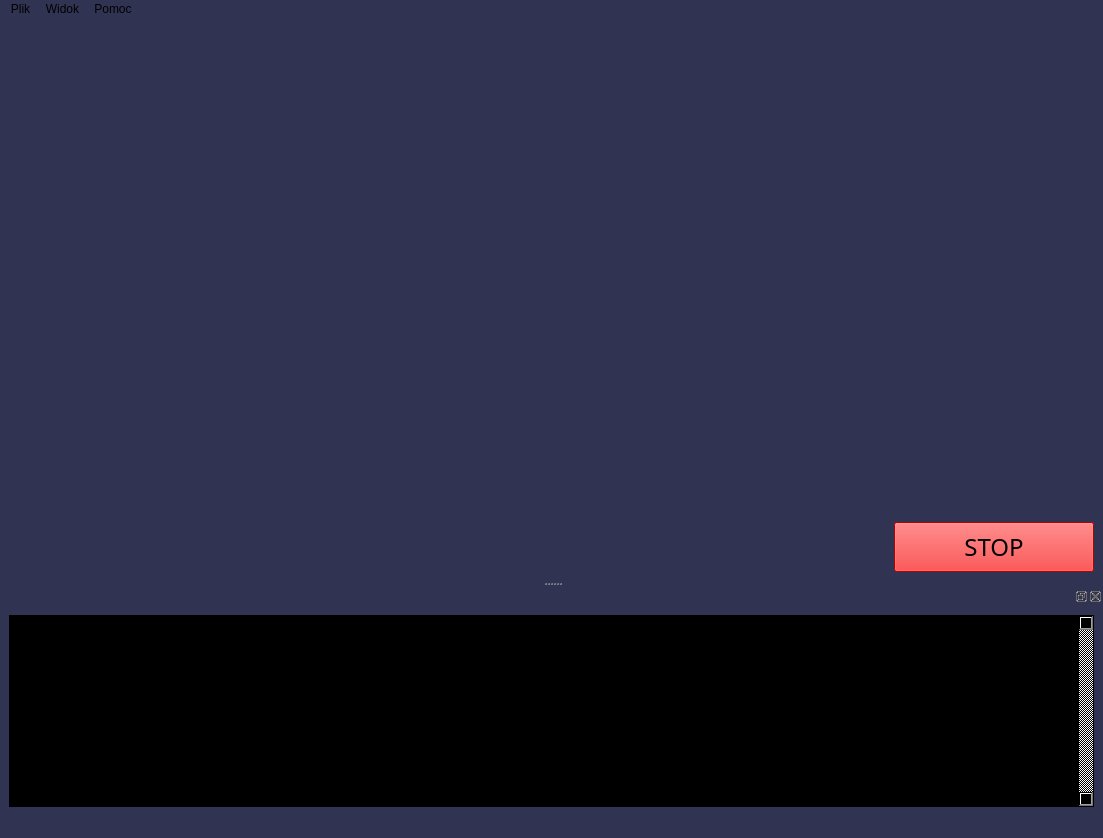
<?xml version="1.0" encoding="UTF-8"?>
<ui version="4.0">
 <class>MainWindow</class>
 <widget class="QMainWindow" name="MainWindow">
  <property name="geometry">
   <rect>
    <x>0</x>
    <y>0</y>
    <width>1103</width>
    <height>838</height>
   </rect>
  </property>
  <property name="sizePolicy">
   <sizepolicy hsizetype="Fixed" vsizetype="Fixed">
    <horstretch>0</horstretch>
    <verstretch>0</verstretch>
   </sizepolicy>
  </property>
  <property name="palette">
   <palette>
    <active>
     <colorrole role="Button">
      <brush brushstyle="SolidPattern">
       <color alpha="255">
        <red>49</red>
        <green>51</green>
        <blue>83</blue>
       </color>
      </brush>
     </colorrole>
     <colorrole role="Base">
      <brush brushstyle="SolidPattern">
       <color alpha="255">
        <red>49</red>
        <green>51</green>
        <blue>83</blue>
       </color>
      </brush>
     </colorrole>
     <colorrole role="Window">
      <brush brushstyle="SolidPattern">
       <color alpha="255">
        <red>49</red>
        <green>51</green>
        <blue>83</blue>
       </color>
      </brush>
     </colorrole>
     <colorrole role="Highlight">
      <brush brushstyle="SolidPattern">
       <color alpha="255">
        <red>0</red>
        <green>0</green>
        <blue>127</blue>
       </color>
      </brush>
     </colorrole>
     <colorrole role="AlternateBase">
      <brush brushstyle="SolidPattern">
       <color alpha="255">
        <red>0</red>
        <green>0</green>
        <blue>127</blue>
       </color>
      </brush>
     </colorrole>
    </active>
    <inactive>
     <colorrole role="Button">
      <brush brushstyle="SolidPattern">
       <color alpha="255">
        <red>49</red>
        <green>51</green>
        <blue>83</blue>
       </color>
      </brush>
     </colorrole>
     <colorrole role="Base">
      <brush brushstyle="SolidPattern">
       <color alpha="255">
        <red>49</red>
        <green>51</green>
        <blue>83</blue>
       </color>
      </brush>
     </colorrole>
     <colorrole role="Window">
      <brush brushstyle="SolidPattern">
       <color alpha="255">
        <red>49</red>
        <green>51</green>
        <blue>83</blue>
       </color>
      </brush>
     </colorrole>
     <colorrole role="Highlight">
      <brush brushstyle="SolidPattern">
       <color alpha="255">
        <red>0</red>
        <green>0</green>
        <blue>127</blue>
       </color>
      </brush>
     </colorrole>
     <colorrole role="AlternateBase">
      <brush brushstyle="SolidPattern">
       <color alpha="255">
        <red>0</red>
        <green>0</green>
        <blue>127</blue>
       </color>
      </brush>
     </colorrole>
    </inactive>
    <disabled>
     <colorrole role="Button">
      <brush brushstyle="SolidPattern">
       <color alpha="255">
        <red>49</red>
        <green>51</green>
        <blue>83</blue>
       </color>
      </brush>
     </colorrole>
     <colorrole role="Base">
      <brush brushstyle="SolidPattern">
       <color alpha="255">
        <red>49</red>
        <green>51</green>
        <blue>83</blue>
       </color>
      </brush>
     </colorrole>
     <colorrole role="Window">
      <brush brushstyle="SolidPattern">
       <color alpha="255">
        <red>49</red>
        <green>51</green>
        <blue>83</blue>
       </color>
      </brush>
     </colorrole>
     <colorrole role="Highlight">
      <brush brushstyle="SolidPattern">
       <color alpha="255">
        <red>0</red>
        <green>0</green>
        <blue>127</blue>
       </color>
      </brush>
     </colorrole>
     <colorrole role="AlternateBase">
      <brush brushstyle="SolidPattern">
       <color alpha="255">
        <red>0</red>
        <green>0</green>
        <blue>127</blue>
       </color>
      </brush>
     </colorrole>
    </disabled>
   </palette>
  </property>
  <property name="windowTitle">
   <string>Propeller Dynamometer</string>
  </property>
  <property name="windowIcon">
   <iconset>
    <normaloff>Zrzuty/PP_logo_jasne.png</normaloff>Zrzuty/PP_logo_jasne.png</iconset>
  </property>
  <property name="styleSheet">
   <string notr="true">background-color: rgb(49, 51, 83);
selection-background-color: rgb(0, 0, 127);
alternate-background-color: rgb(0, 0, 127);</string>
  </property>
  <widget class="QWidget" name="centralwidget">
   <layout class="QGridLayout" name="gridLayout">
    <property name="sizeConstraint">
     <enum>QLayout::SetDefaultConstraint</enum>
    </property>
    <item row="0" column="0">
     <spacer name="verticalSpacer">
      <property name="orientation">
       <enum>Qt::Vertical</enum>
      </property>
      <property name="sizeHint" stdset="0">
       <size>
        <width>20</width>
        <height>40</height>
       </size>
      </property>
     </spacer>
    </item>
    <item row="2" column="1">
     <widget class="QPushButton" name="stopButton">
      <property name="sizePolicy">
       <sizepolicy hsizetype="Minimum" vsizetype="Minimum">
        <horstretch>0</horstretch>
        <verstretch>0</verstretch>
       </sizepolicy>
      </property>
      <property name="minimumSize">
       <size>
        <width>200</width>
        <height>50</height>
       </size>
      </property>
      <property name="maximumSize">
       <size>
        <width>200</width>
        <height>50</height>
       </size>
      </property>
      <property name="palette">
       <palette>
        <active>
         <colorrole role="Button">
          <brush brushstyle="SolidPattern">
           <color alpha="255">
            <red>255</red>
            <green>0</green>
            <blue>0</blue>
           </color>
          </brush>
         </colorrole>
         <colorrole role="Base">
          <brush brushstyle="SolidPattern">
           <color alpha="255">
            <red>255</red>
            <green>0</green>
            <blue>0</blue>
           </color>
          </brush>
         </colorrole>
         <colorrole role="Window">
          <brush brushstyle="SolidPattern">
           <color alpha="255">
            <red>255</red>
            <green>0</green>
            <blue>0</blue>
           </color>
          </brush>
         </colorrole>
         <colorrole role="Highlight">
          <brush brushstyle="SolidPattern">
           <color alpha="255">
            <red>0</red>
            <green>0</green>
            <blue>127</blue>
           </color>
          </brush>
         </colorrole>
         <colorrole role="AlternateBase">
          <brush brushstyle="SolidPattern">
           <color alpha="255">
            <red>0</red>
            <green>0</green>
            <blue>127</blue>
           </color>
          </brush>
         </colorrole>
        </active>
        <inactive>
         <colorrole role="Button">
          <brush brushstyle="SolidPattern">
           <color alpha="255">
            <red>255</red>
            <green>0</green>
            <blue>0</blue>
           </color>
          </brush>
         </colorrole>
         <colorrole role="Base">
          <brush brushstyle="SolidPattern">
           <color alpha="255">
            <red>255</red>
            <green>0</green>
            <blue>0</blue>
           </color>
          </brush>
         </colorrole>
         <colorrole role="Window">
          <brush brushstyle="SolidPattern">
           <color alpha="255">
            <red>255</red>
            <green>0</green>
            <blue>0</blue>
           </color>
          </brush>
         </colorrole>
         <colorrole role="Highlight">
          <brush brushstyle="SolidPattern">
           <color alpha="255">
            <red>0</red>
            <green>0</green>
            <blue>127</blue>
           </color>
          </brush>
         </colorrole>
         <colorrole role="AlternateBase">
          <brush brushstyle="SolidPattern">
           <color alpha="255">
            <red>0</red>
            <green>0</green>
            <blue>127</blue>
           </color>
          </brush>
         </colorrole>
        </inactive>
        <disabled>
         <colorrole role="Button">
          <brush brushstyle="SolidPattern">
           <color alpha="255">
            <red>255</red>
            <green>0</green>
            <blue>0</blue>
           </color>
          </brush>
         </colorrole>
         <colorrole role="Base">
          <brush brushstyle="SolidPattern">
           <color alpha="255">
            <red>255</red>
            <green>0</green>
            <blue>0</blue>
           </color>
          </brush>
         </colorrole>
         <colorrole role="Window">
          <brush brushstyle="SolidPattern">
           <color alpha="255">
            <red>255</red>
            <green>0</green>
            <blue>0</blue>
           </color>
          </brush>
         </colorrole>
         <colorrole role="Highlight">
          <brush brushstyle="SolidPattern">
           <color alpha="255">
            <red>0</red>
            <green>0</green>
            <blue>127</blue>
           </color>
          </brush>
         </colorrole>
         <colorrole role="AlternateBase">
          <brush brushstyle="SolidPattern">
           <color alpha="255">
            <red>0</red>
            <green>0</green>
            <blue>127</blue>
           </color>
          </brush>
         </colorrole>
        </disabled>
       </palette>
      </property>
      <property name="font">
       <font>
        <family>Arial Black</family>
        <pointsize>18</pointsize>
       </font>
      </property>
      <property name="layoutDirection">
       <enum>Qt::LeftToRight</enum>
      </property>
      <property name="autoFillBackground">
       <bool>false</bool>
      </property>
      <property name="styleSheet">
       <string notr="true">background-color: rgb(255, 0, 0);</string>
      </property>
      <property name="text">
       <string>STOP</string>
      </property>
     </widget>
    </item>
    <item row="2" column="0">
     <spacer name="horizontalSpacer_2">
      <property name="orientation">
       <enum>Qt::Horizontal</enum>
      </property>
      <property name="sizeHint" stdset="0">
       <size>
        <width>40</width>
        <height>20</height>
       </size>
      </property>
     </spacer>
    </item>
   </layout>
  </widget>
  <widget class="QMenuBar" name="menubar">
   <property name="geometry">
    <rect>
     <x>0</x>
     <y>0</y>
     <width>1103</width>
     <height>26</height>
    </rect>
   </property>
   <widget class="QMenu" name="menuPlik">
    <property name="title">
     <string>Plik</string>
    </property>
   </widget>
   <widget class="QMenu" name="menuPomoc">
    <property name="title">
     <string>Pomoc</string>
    </property>
   </widget>
   <widget class="QMenu" name="menuWidok">
    <property name="title">
     <string>Widok</string>
    </property>
   </widget>
   <addaction name="menuPlik"/>
   <addaction name="menuWidok"/>
   <addaction name="menuPomoc"/>
  </widget>
  <widget class="QDockWidget" name="dockWidget">
   <property name="sizePolicy">
    <sizepolicy hsizetype="Preferred" vsizetype="Preferred">
     <horstretch>0</horstretch>
     <verstretch>0</verstretch>
    </sizepolicy>
   </property>
   <property name="palette">
    <palette>
     <active>
      <colorrole role="Button">
       <brush brushstyle="SolidPattern">
        <color alpha="255">
         <red>49</red>
         <green>51</green>
         <blue>83</blue>
        </color>
       </brush>
      </colorrole>
      <colorrole role="Base">
       <brush brushstyle="SolidPattern">
        <color alpha="255">
         <red>49</red>
         <green>51</green>
         <blue>83</blue>
        </color>
       </brush>
      </colorrole>
      <colorrole role="Window">
       <brush brushstyle="SolidPattern">
        <color alpha="255">
         <red>49</red>
         <green>51</green>
         <blue>83</blue>
        </color>
       </brush>
      </colorrole>
      <colorrole role="Highlight">
       <brush brushstyle="SolidPattern">
        <color alpha="255">
         <red>0</red>
         <green>0</green>
         <blue>127</blue>
        </color>
       </brush>
      </colorrole>
      <colorrole role="AlternateBase">
       <brush brushstyle="SolidPattern">
        <color alpha="255">
         <red>0</red>
         <green>0</green>
         <blue>127</blue>
        </color>
       </brush>
      </colorrole>
     </active>
     <inactive>
      <colorrole role="Button">
       <brush brushstyle="SolidPattern">
        <color alpha="255">
         <red>49</red>
         <green>51</green>
         <blue>83</blue>
        </color>
       </brush>
      </colorrole>
      <colorrole role="Base">
       <brush brushstyle="SolidPattern">
        <color alpha="255">
         <red>49</red>
         <green>51</green>
         <blue>83</blue>
        </color>
       </brush>
      </colorrole>
      <colorrole role="Window">
       <brush brushstyle="SolidPattern">
        <color alpha="255">
         <red>49</red>
         <green>51</green>
         <blue>83</blue>
        </color>
       </brush>
      </colorrole>
      <colorrole role="Highlight">
       <brush brushstyle="SolidPattern">
        <color alpha="255">
         <red>0</red>
         <green>0</green>
         <blue>127</blue>
        </color>
       </brush>
      </colorrole>
      <colorrole role="AlternateBase">
       <brush brushstyle="SolidPattern">
        <color alpha="255">
         <red>0</red>
         <green>0</green>
         <blue>127</blue>
        </color>
       </brush>
      </colorrole>
     </inactive>
     <disabled>
      <colorrole role="Button">
       <brush brushstyle="SolidPattern">
        <color alpha="255">
         <red>49</red>
         <green>51</green>
         <blue>83</blue>
        </color>
       </brush>
      </colorrole>
      <colorrole role="Base">
       <brush brushstyle="SolidPattern">
        <color alpha="255">
         <red>49</red>
         <green>51</green>
         <blue>83</blue>
        </color>
       </brush>
      </colorrole>
      <colorrole role="Window">
       <brush brushstyle="SolidPattern">
        <color alpha="255">
         <red>49</red>
         <green>51</green>
         <blue>83</blue>
        </color>
       </brush>
      </colorrole>
      <colorrole role="Highlight">
       <brush brushstyle="SolidPattern">
        <color alpha="255">
         <red>0</red>
         <green>0</green>
         <blue>127</blue>
        </color>
       </brush>
      </colorrole>
      <colorrole role="AlternateBase">
       <brush brushstyle="SolidPattern">
        <color alpha="255">
         <red>0</red>
         <green>0</green>
         <blue>127</blue>
        </color>
       </brush>
      </colorrole>
     </disabled>
    </palette>
   </property>
   <attribute name="dockWidgetArea">
    <number>8</number>
   </attribute>
   <widget class="QWidget" name="dockWidgetContents">
    <layout class="QVBoxLayout" name="verticalLayout">
     <item>
      <widget class="QPlainTextEdit" name="terminal">
       <property name="enabled">
        <bool>true</bool>
       </property>
       <property name="sizePolicy">
        <sizepolicy hsizetype="Expanding" vsizetype="Expanding">
         <horstretch>0</horstretch>
         <verstretch>0</verstretch>
        </sizepolicy>
       </property>
       <property name="palette">
        <palette>
         <active>
          <colorrole role="Button">
           <brush brushstyle="SolidPattern">
            <color alpha="255">
             <red>0</red>
             <green>0</green>
             <blue>0</blue>
            </color>
           </brush>
          </colorrole>
          <colorrole role="Text">
           <brush brushstyle="SolidPattern">
            <color alpha="255">
             <red>255</red>
             <green>255</green>
             <blue>255</blue>
            </color>
           </brush>
          </colorrole>
          <colorrole role="Base">
           <brush brushstyle="SolidPattern">
            <color alpha="255">
             <red>0</red>
             <green>0</green>
             <blue>0</blue>
            </color>
           </brush>
          </colorrole>
          <colorrole role="Window">
           <brush brushstyle="SolidPattern">
            <color alpha="255">
             <red>0</red>
             <green>0</green>
             <blue>0</blue>
            </color>
           </brush>
          </colorrole>
          <colorrole role="Highlight">
           <brush brushstyle="SolidPattern">
            <color alpha="255">
             <red>0</red>
             <green>0</green>
             <blue>127</blue>
            </color>
           </brush>
          </colorrole>
          <colorrole role="AlternateBase">
           <brush brushstyle="SolidPattern">
            <color alpha="255">
             <red>0</red>
             <green>0</green>
             <blue>127</blue>
            </color>
           </brush>
          </colorrole>
         </active>
         <inactive>
          <colorrole role="Button">
           <brush brushstyle="SolidPattern">
            <color alpha="255">
             <red>0</red>
             <green>0</green>
             <blue>0</blue>
            </color>
           </brush>
          </colorrole>
          <colorrole role="Text">
           <brush brushstyle="SolidPattern">
            <color alpha="255">
             <red>255</red>
             <green>255</green>
             <blue>255</blue>
            </color>
           </brush>
          </colorrole>
          <colorrole role="Base">
           <brush brushstyle="SolidPattern">
            <color alpha="255">
             <red>0</red>
             <green>0</green>
             <blue>0</blue>
            </color>
           </brush>
          </colorrole>
          <colorrole role="Window">
           <brush brushstyle="SolidPattern">
            <color alpha="255">
             <red>0</red>
             <green>0</green>
             <blue>0</blue>
            </color>
           </brush>
          </colorrole>
          <colorrole role="Highlight">
           <brush brushstyle="SolidPattern">
            <color alpha="255">
             <red>0</red>
             <green>0</green>
             <blue>127</blue>
            </color>
           </brush>
          </colorrole>
          <colorrole role="AlternateBase">
           <brush brushstyle="SolidPattern">
            <color alpha="255">
             <red>0</red>
             <green>0</green>
             <blue>127</blue>
            </color>
           </brush>
          </colorrole>
         </inactive>
         <disabled>
          <colorrole role="Button">
           <brush brushstyle="SolidPattern">
            <color alpha="255">
             <red>0</red>
             <green>0</green>
             <blue>0</blue>
            </color>
           </brush>
          </colorrole>
          <colorrole role="Text">
           <brush brushstyle="SolidPattern">
            <color alpha="255">
             <red>120</red>
             <green>120</green>
             <blue>120</blue>
            </color>
           </brush>
          </colorrole>
          <colorrole role="Base">
           <brush brushstyle="SolidPattern">
            <color alpha="255">
             <red>0</red>
             <green>0</green>
             <blue>0</blue>
            </color>
           </brush>
          </colorrole>
          <colorrole role="Window">
           <brush brushstyle="SolidPattern">
            <color alpha="255">
             <red>0</red>
             <green>0</green>
             <blue>0</blue>
            </color>
           </brush>
          </colorrole>
          <colorrole role="Highlight">
           <brush brushstyle="SolidPattern">
            <color alpha="255">
             <red>0</red>
             <green>0</green>
             <blue>127</blue>
            </color>
           </brush>
          </colorrole>
          <colorrole role="AlternateBase">
           <brush brushstyle="SolidPattern">
            <color alpha="255">
             <red>0</red>
             <green>0</green>
             <blue>127</blue>
            </color>
           </brush>
          </colorrole>
         </disabled>
        </palette>
       </property>
       <property name="styleSheet">
        <string notr="true">background-color: rgb(0, 0, 0);</string>
       </property>
       <property name="verticalScrollBarPolicy">
        <enum>Qt::ScrollBarAlwaysOn</enum>
       </property>
       <property name="readOnly">
        <bool>true</bool>
       </property>
       <property name="plainText">
        <string/>
       </property>
       <property name="backgroundVisible">
        <bool>false</bool>
       </property>
      </widget>
     </item>
    </layout>
   </widget>
  </widget>
  <widget class="QStatusBar" name="statusbar"/>
 </widget>
 <resources/>
 <connections/>
</ui>
